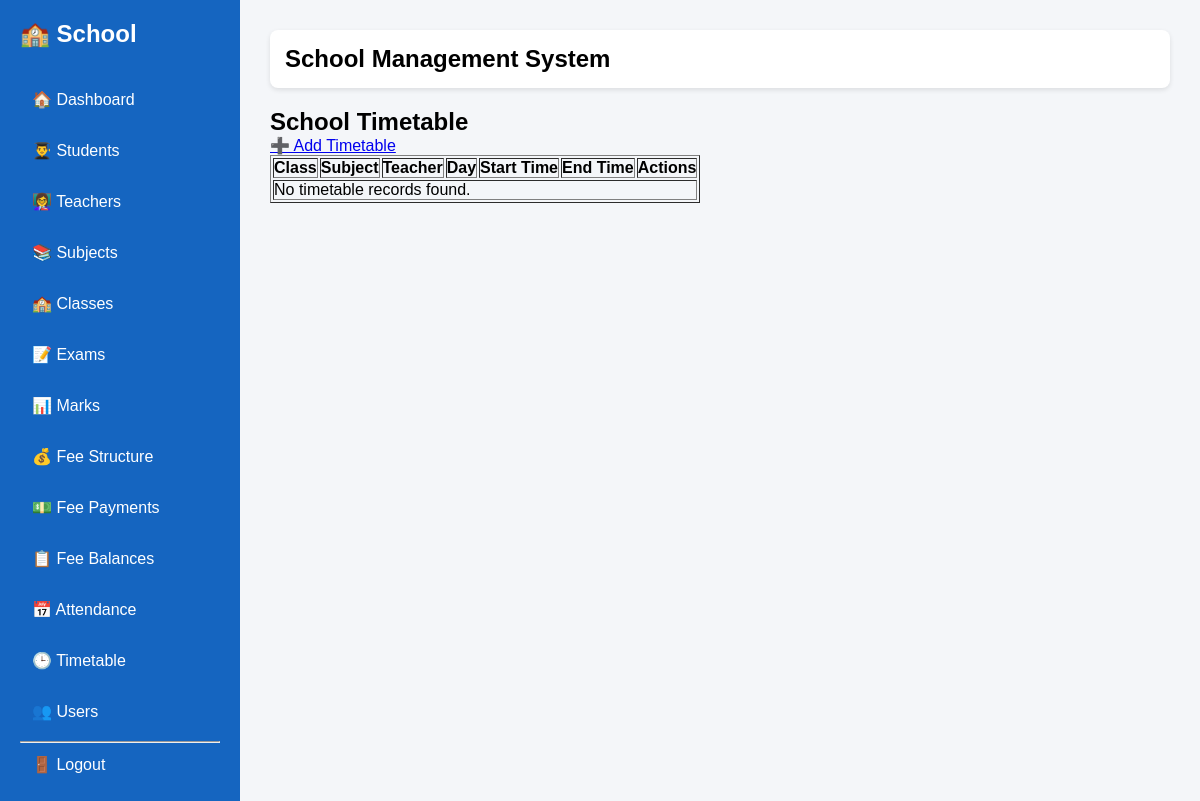
The page /timetable/ (signed in) on the database as committed earlier.
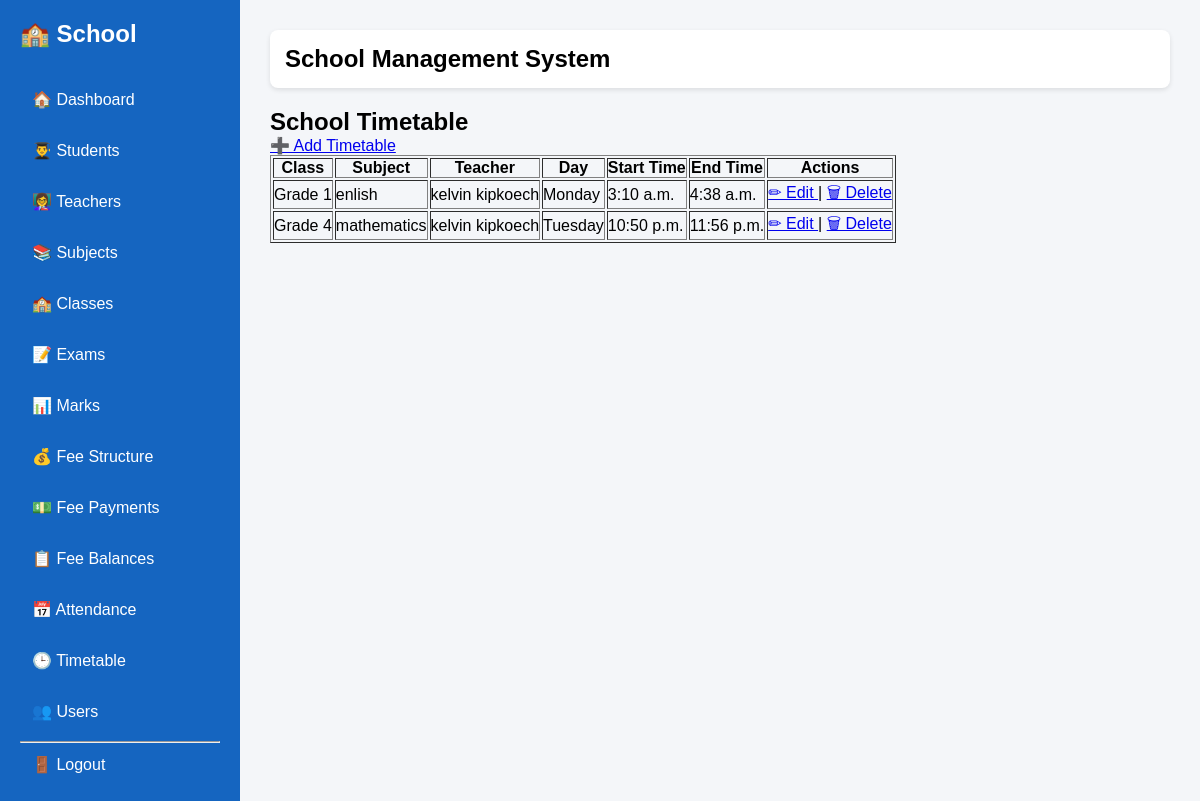
The same page on the database as committed later.
### students/models.py (models this page shows, shortened)
class Timetable(models.Model):
    DAYS = [
        ("Monday", "Monday"),
        ("Tuesday", "Tuesday"),
        ("Wednesday", "Wednesday"),
        ("Thursday", "Thursday"),
        ("Friday", "Friday"),
    ]
    school_class = models.ForeignKey(
        SchoolClass,
        on_delete=models.CASCADE
    )
    subject = models.ForeignKey(
        Subject,
        on_delete=models.CASCADE
    )
    teacher = models.ForeignKey(
        Teacher,
        on_delete=models.CASCADE
    )
    day = models.CharField(
        max_length=10,
        choices=DAYS,
    )
    start_time = models.TimeField()
    end_time = models.TimeField()
    class Meta:
        ordering = ["day", "start_time"]

class SchoolClass(models.Model):
    name = models.CharField(max_length=50, unique=True)
    class_teacher = models.ForeignKey(
        Teacher,
        on_delete=models.SET_NULL,
        null=True,
        blank=True,
        related_name="class_teacher_for",
    )

class Subject(models.Model):
    name = models.CharField(max_length=100)
    code = models.CharField(max_length=20, unique=True)
    teacher = models.ForeignKey(
        Teacher,
        on_delete=models.SET_NULL,
        null=True,
        blank=True,
        related_name="subjects",
    )

class Teacher(models.Model):
    employee_number = models.CharField(max_length=20, unique=True)
    first_name = models.CharField(max_length=100)
    last_name = models.CharField(max_length=100)
    gender = models.CharField(max_length=10)
    phone = models.CharField(max_length=20)
    email = models.EmailField(blank=True)
    subject = models.CharField(max_length=100)

### students/views.py (the view)
@login_required
@admin_or_teacher
def timetable_list(request):
    timetables = Timetable.objects.all()
    return render(
        request,
        "students/timetable_list.html",
        {
            "timetables": timetables
        },
    )

### templates/students/timetable_list.html
{% extends "base.html" %}
{% block content %}
<h2>School Timetable</h2>
<p>
    <a href="{% url 'add_timetable' %}">
        ➕ Add Timetable
    </a>
</p>
<table border="1" cellpadding="8">
<tr>
    <th>Class</th>
    <th>Subject</th>
    <th>Teacher</th>
    <th>Day</th>
    <th>Start Time</th>
    <th>End Time</th>
    <th>Actions</th>
</tr>
{% for timetable in timetables %}
<tr>
    <td>{{ timetable.school_class.name }}</td>
    <td>{{ timetable.subject.name }}</td>
    <td>{{ timetable.teacher.first_name }} {{ timetable.teacher.last_name }}</td>
    <td>{{ timetable.day }}</td>
    <td>{{ timetable.start_time }}</td>
    <td>{{ timetable.end_time }}</td>
    <td>
        <a href="{% url 'edit_timetable' timetable.id %}">
            ✏ Edit
        </a>
        |
        <a href="{% url 'delete_timetable' timetable.id %}">
            🗑 Delete
        </a>
    </td>
</tr>
{% empty %}
<tr>
    <td colspan="7">
        No timetable records found.
    </td>
</tr>
{% endfor %}
</table>
{% endblock %}

Rows that differ between the two databases and show on the page:
added Timetable: school_class.name "Grade 1", subject.name "enlish", teacher.first_name "kelvin", teacher.last_name "kipkoech", day "Monday", start_time "3:10 a.m.", end_time "4:38 a.m."
added Timetable: school_class.name "Grade 4", subject.name "mathematics", teacher.first_name "kelvin", teacher.last_name "kipkoech", day "Tuesday", start_time "10:50 p.m.", end_time "11:56 p.m."
Other text that changed with them:
text no longer shown: "No timetable records found."
